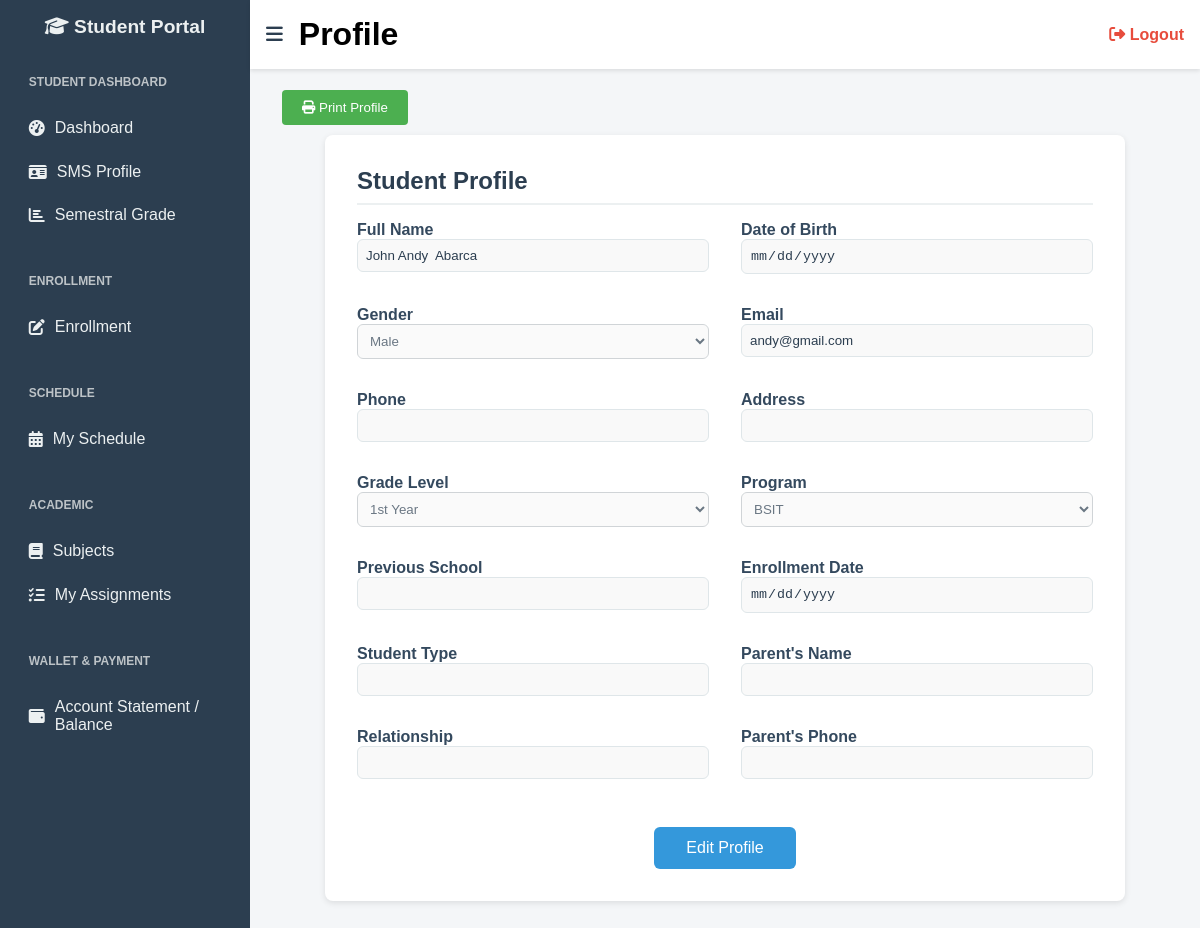
Page /sms_profile.php (signed in) on the committed database.
### tables this page shows
CREATE TABLE `students` (
  `id` int(11) NOT NULL,
  `lastname` varchar(100) DEFAULT NULL,
  `firstname` varchar(100) DEFAULT NULL,
  `middlename` varchar(100) DEFAULT NULL,
  `dob` date DEFAULT NULL,
  `gender` varchar(10) DEFAULT NULL,
  `email` varchar(150) DEFAULT NULL,
  `phone` varchar(20) DEFAULT NULL,
  `address` text DEFAULT NULL,
  `grade_level` varchar(50) DEFAULT NULL,
  `program` varchar(100) DEFAULT NULL,
  `previous_school` varchar(150) DEFAULT NULL,
  `enrollment_date` date DEFAULT NULL,
  `student_type` varchar(20) DEFAULT NULL,
  `parent_name` varchar(150) DEFAULT NULL,
  `parent_relationship` varchar(50) DEFAULT NULL,
  `parent_phone` varchar(20) DEFAULT NULL,
  `username` varchar(100) DEFAULT NULL,
  `password` varchar(255) DEFAULT NULL,
  `created_at` timestamp NOT NULL DEFAULT current_timestamp(),
  `role` varchar(50) DEFAULT 'student',
  `balance` decimal(10,2) DEFAULT 0.00,
  `grade` varchar(10) DEFAULT NULL,
  `approval_status` enum('pending','approved','rejected') DEFAULT 'pending'
);

### sms_profile.php (the view, shortened to what this page needs)
<?php
$studentId = $_SESSION['student_id'];
$host = "localhost";
$user = "root";
$pass = "";
$dbname = "student_management_system";
$conn = new mysqli($host, $user, $pass, $dbname);
$sql = "SELECT * FROM students WHERE id = ?";
$stmt = $conn->prepare($sql);
$stmt->bind_param("i", $studentId);
$stmt->execute();
$result = $stmt->get_result();
if ($result->num_rows > 0) {
    $student = $result->fetch_assoc();
} else {
    echo "<script>alert('Student not found.');</script>";
    exit();
}
?>
<!DOCTYPE html>
<html lang="en">
<head>
  <link rel="stylesheet" href="https://cdnjs.cloudflare.com/ajax/libs/font-awesome/6.4.0/css/all.min.css" />
</head>
<body>
<div class="sidebar" id="sidebar">
        <h2><i class="fas fa-graduation-cap"></i> <span>Student Portal</span></h2>
        <ul>
            <li class="section-title">Student Dashboard</li>
            <li><a href="dashboard.php"><i class="fas fa-tachometer-alt"></i> <span>Dashboard</span></a></li>
            <li><a href="sms_profile.php"><i class="fas fa-id-card"></i> <span>SMS Profile</span></a></li>
            <li><a href="semestral_grade.php"><i class="fas fa-chart-bar"></i> <span>Semestral Grade</span></a></li>
            <li class="section-title">Enrollment</li>
            <li><a href="enrollment.php"><i class="fas fa-edit"></i> <span>Enrollment</span></a></li>
            <li class="section-title">Schedule</li>
            <li><a href="student_schedule.php"><i class="fas fa-calendar-alt"></i> <span>My Schedule</span></a></li>
            <li class="section-title">Academic</li>
            <li><a href="subjects.php"><i class="fas fa-book"></i> <span>Subjects</span></a></li>
            <li><a href="student_assignments.php"><i class="fas fa-tasks"></i> <span>My Assignments</span></a></li>
            <li class="section-title">Wallet & Payment</li>
            <li><a href="account_statement.php"><i class="fas fa-wallet"></i> <span>Account Statement / Balance</span></a></li>
        </ul>
    </div>
  <div class="topbar" id="topbar">
    <button class="toggle-btn" onclick="toggleSidebar()">
      <i class="fas fa-bars"></i>
    </button>
    <h1>Profile</h1>
    <a href="logout.php" class="logout-btn"><i class="fas fa-sign-out-alt"></i> Logout</a>
  </div>
  <div class="content" id="main-content">
    <button class="print-btn" onclick="printContent('profile-content', 'Student Profile Report')">
        <i class="fas fa-print"></i> Print Profile
    </button>
    <div id="profile-content">
      <div class="profile-box">
        <h2>Student Profile</h2>
        <form action="update_profile.php" method="POST" id="profileForm">
          <div class="profile-grid">
            <div class="field">
              <label>Full Name</label>
              <input type="text" name="fullname" value="<?php echo htmlspecialchars($student['firstname'] . ' ' . $student['middlename'] . ' ' . $student['lastname']); ?>" readonly>
            </div>
            <div class="field">
              <label>Date of Birth</label>
              <input type="date" name="dob" value="<?php echo htmlspecialchars($student['dob']); ?>" readonly>
            </div>
            <div class="field">
              <label>Gender</label>
              <select name="gender" disabled>
                <option value="Male" <?php echo ($student['gender'] == 'Male') ? 'selected' : ''; ?>>Male</option>
              </select>
            </div>
            <div class="field">
              <label>Email</label>
              <input type="email" name="email" value="<?php echo htmlspecialchars($student['email']); ?>" readonly>
            </div>
            <div class="field">
              <label>Phone</label>
              <input type="tel" name="phone" value="<?php echo htmlspecialchars($student['phone']); ?>" pattern="[0-9]{11}" maxlength="11" readonly oninput="validatePhone(this)">
            </div>
            <div class="field">
              <label>Address</label>
              <input type="text" name="address" value="<?php echo htmlspecialchars($student['address']); ?>" readonly>
            </div>
            <div class="field">
              <label>Grade Level</label>
              <select name="grade_level" disabled>
                <option value="1st Year" <?php echo ($student['grade_level'] == '1st Year') ? 'selected' : ''; ?>>1st Year</option>
              </select>
            </div>
            <div class="field">
              <label>Program</label>
              <select name="program" disabled>
                <option value="BSIT" <?php echo ($student['program'] == 'BSIT') ? 'selected' : ''; ?>>BSIT</option>
              </select>
            </div>
            <div class="field">
              <label>Previous School</label>
              <input type="text" name="previous_school" value="<?php echo htmlspecialchars($student['previous_school']); ?>" readonly>
            </div>
            <div class="field">
              <label>Enrollment Date</label>
              <input type="date" name="enrollment_date" value="<?php echo htmlspecialchars($student['enrollment_date']); ?>" readonly>
            </div>
            <div class="field">
              <label>Student Type</label>
              <input type="text" name="student_type" value="<?php echo htmlspecialchars($student['student_type']); ?>" readonly>
            </div>
            <div class="field">
              <label>Parent's Name</label>
              <input type="text" name="parent_name" value="<?php echo htmlspecialchars($student['parent_name']); ?>" readonly>
            </div>
            <div class="field">
              <label>Relationship</label>
              <input type="text" name="parent_relationship" value="<?php echo htmlspecialchars($student['parent_relationship']); ?>" readonly>
            </div>
            <div class="field">
              <label>Parent's Phone</label>
              <input type="tel" name="parent_phone" value="<?php echo htmlspecialchars($student['parent_phone']); ?>" pattern="[0-9]{11}" maxlength="11" readonly oninput="validatePhone(this)">
            </div>
          </div>
          <div class="button-container">
            <button type="button" id="editButton" class="edit-button">Edit Profile</button>
          </div>
        </form>
      </div>
    </div>
  </div>
</body>
</html>

### sms_profile.php (style rules this page uses)
* { box-sizing: border-box; margin: 0; padding: 0; }
body { font-family: Arial, sans-serif; display: flex; min-height: 100vh; background-color: #f4f6f8; }
.sidebar { width: 250px; background-color: #2c3e50; color: #ecf0f1; padding-top: 1rem; flex-shrink: 0; overflow: hidden; transition: all 0.3s ease; }
.sidebar h2 { text-align: center; margin-bottom: 1rem; font-size: 1.2rem; }
.sidebar ul { list-style: none; padding: 0 1rem; }
.sidebar li { padding: 0.8rem; cursor: pointer; transition: background-color 0.2s; display: flex; align-items: center; gap: 10px; justify-content: flex-start; }
.sidebar .section-title { font-weight: bold; font-size: 0.75rem; margin-top: 1.5rem; margin-bottom: 0.3rem; color: #bdc3c7; text-transform: uppercase; }
.sidebar li a { text-decoration: none; color: inherit; display: flex; align-items: center; gap: 10px; width: 100%; }
.topbar { position: fixed; left: 250px; right: 0; top: 0; background-color: #fff; padding: 1rem; box-shadow: 0 2px 4px rgba(0,0,0,0.1); z-index: 999; display: flex; align-items: center; gap: 1rem; transition: all 0.3s ease; }
.toggle-btn { font-size: 1.2rem; cursor: pointer; background: none; border: none; color: #2c3e50; }
.logout-btn { margin-left: auto; text-decoration: none; color: #e74c3c; font-weight: bold; font-size: 1rem; }
.content { flex-grow: 1; padding: 5rem 2rem 2rem 2rem; transition: all 0.3s ease; margin-left: 0; }
.profile-box { background: #fff; padding: 2rem; border-radius: 0.5rem; box-shadow: 0 2px 6px rgba(0, 0, 0, 0.1); max-width: 800px; margin: auto; }
.profile-box h2 { margin-bottom: 1rem; color: #2c3e50; font-size: 1.5rem; border-bottom: 2px solid #ecf0f1; padding-bottom: 0.5rem; }
.profile-grid { display: grid; grid-template-columns: 1fr 1fr; gap: 1rem 2rem; }
.profile-grid label { font-weight: bold; color: #34495e; }
.profile-grid .field { margin-bottom: 1rem; }
.profile-grid input { width: 100%; padding: 0.5rem; border: 1px solid #bdc3c7; border-radius: 0.375rem; background-color: #f9f9f9; color: #2c3e50; }
.profile-grid select { width: 100%; padding: 0.5rem; border: 1px solid #bdc3c7; border-radius: 0.375rem; background-color: #f9f9f9; color: #2c3e50; }
.button-container { margin-top: 2rem; text-align: center; display: flex; gap: 1rem; justify-content: center; }
.edit-button { background-color: #3498db; color: white; padding: 0.75rem 2rem; border: none; border-radius: 0.375rem; font-size: 1rem; cursor: pointer; transition: background-color 0.2s; }
input[readonly] { background-color: #f9f9f9; border: 1px solid #dfe6e9; }
.print-btn { background-color: #4CAF50; color: white; padding: 10px 20px; border: none; border-radius: 4px; cursor: pointer; margin: 10px 0; }

### rows in the picture
students: fullname "John Andy Abarca", email "andy@gmail.com", grade_level "1st Year", program "BSIT"
